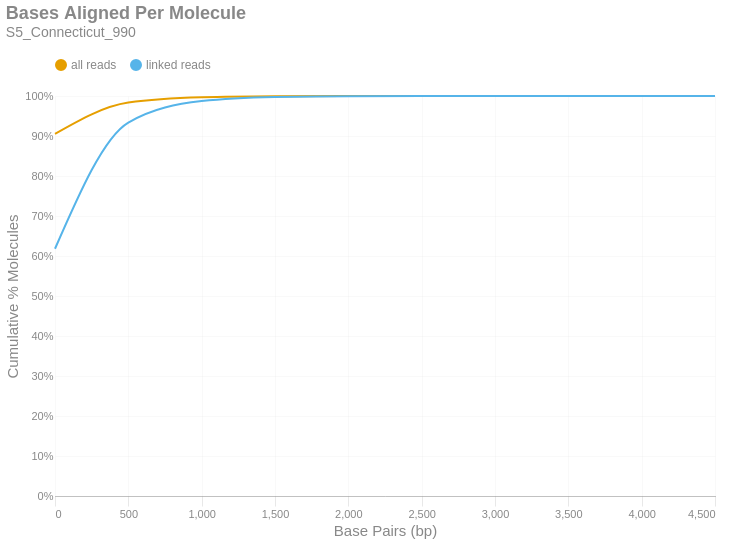

Here is the notebook cell this chart was saved with:
### Markdown cell above
### Bases Aligned Per Molecule
This is a cumulative frequency distribution showing the number of base pairs aligned per unique molecule. These data are shown in 500 bp bins. There are two distributions: one with `all reads` (yellow) and another with only `linked reads` (blue). The percent of molecules in the `linked reads` distribution is relative to the total number of linked molecules.

### Code cell
if SKIPLR:
    print_html(f"Skipped")
else:
    binned_df = consolidated_hist(valids['aligned_bp'], mask, 500, True)
    with SafeRender(binned_df):
        (
            density_plot(binned_df, 'Bases Aligned Per Molecule', samplename, 'basesper')
            .encode(
                x=alt.X('bin:Q', title="Base Pairs (bp)").axis(tickMinStep=500).scale(padding=0),
                y=alt.Y('value:Q', title='Cumulative % Molecules')
                    .axis(format='%')
                    .scale(domain = [0,1])
                    .stack(False),
                color=alt.Color("key:N").scale(domain = ["all reads", "linked reads"]),
                tooltip = [
                    alt.Tooltip("key:N", title = "Data Type"),
                    alt.Tooltip("range_label:N", title="Bases Aligned Per Molecule"),
                    alt.Tooltip("value:Q", format = ".2%", title="% Molecules (Cum.)")
                ]
            )
        ).display()

### Figure 1 — Vega-Lite specification as saved in the notebook (floating-point values rounded to 4 significant figures)
{"width": "container", "height": 400, "config": {"title": {"anchor": "start", "dy": -15, "fontSize": 18, "color": "#888888", "subtitleColor": "#888888", "subtitleFontSize": 14}, "arc": {"fill": "#0072B2"}, "axis": {"domainColor": "#888888", "domainWidth": 0.5, "gridWidth": 0.2, "grid": false, "titleFontWeight": 400, "titleFontSize": 15, "labelFontSize": 11, "labelColor": "#888888", "tickColor": "#888888", "tickWidth": 0.2, "titleColor": "#888888"}, "axisBand": {"grid": false}, "axisX": {"grid": true, "tickSize": 10, "domainCap": "round"}, "axisY": {"domain": false, "grid": true, "tickSize": 0, "domainCap": "round"}, "background": "transparent", "header": {"labelFontSize": 15, "labelColor": "#888888", "titleFontSize": 15, "titleFontWeight": 600, "titleColor": "#888888"}, "legend": {"labelFont": "sans-serif", "labelFontSize": 12, "labelColor": "#888888", "symbolSize": 100, "symbolType": "circle", "titleFontSize": 12, "titlePadding": 10, "titleColor": "#888888", "title": null, "orient": "top"}, "range": {"category": ["#E69F00", "#56B4E9", "#009E73", "#F0E442", "#0072B2", "#D55E00", "#CC79A7", "#000000"], "diverging": ["#cfe8f3", "#a2d4ec", "#73bfe2", "#46abdb", "#1696d2", "#12719e"]}, "area": {"fill": "#0072B2", "fillOpacity": 0.7, "line": true, "strokeOpacity": 0.7}, "line": {"color": "#0072B2", "stroke": "#0072B2", "strokeWidth": 2}, "trail": {"color": "#0072B2", "stroke": "#0072B2", "strokeWidth": 0, "size": 1}, "point": {"filled": true, "fillOpacity": 1.0, "size": 95}, "text": {"color": "#888888", "fontSize": 11, "align": "right", "fontWeight": 400, "size": 11}, "bar": {"fill": "#0072B2", "stroke": null}, "view": {"stroke": null, "continuousWidth": 660, "continuousHeight": 400}}, "data": {"name": "data-384715775b07c4370d53395eae78c892"}, "mark": {"type": "line", "interpolate": "monotone", "point": {"opacity": 0, "size": 275}}, "encoding": {"color": {"field": "key", "scale": {"domain": ["all reads", "linked reads"]}, "type": "nominal"}, "tooltip": [{"field": "key", "title": "Data Type", "type": "nominal"}, {"field": "range_label", "title": "Bases Aligned Per Molecule", "type": "nominal"}, {"field": "value", "format": ".2%", "title": "% Molecules (Cum.)", "type": "quantitative"}], "x": {"axis": {"tickMinStep": 500}, "field": "bin", "scale": {"padding": 0}, "title": "Base Pairs (bp)", "type": "quantitative"}, "y": {"axis": {"format": "%"}, "field": "value", "scale": {"domain": [0, 1]}, "stack": false, "title": "Cumulative % Molecules", "type": "quantitative"}}, "params": [{"name": "param_c36ac31b6afebe62", "select": {"type": "point", "fields": ["key"]}, "bind": "legend"}], "title": {"text": "Bases Aligned Per Molecule", "subtitle": "S5_Connecticut_990"}, "transform": [{"fold": ["all reads (cumsum)", "linked reads (cumsum)"]}, {"calculate": "replace(datum.key, ' (cumsum)', '')", "as": "key"}, {"filter": {"param": "param_c36ac31b6afebe62"}}], "usermeta": {"embedOptions": {"downloadFileName": "S5_Connecticut_990.basesper"}}, "$schema": "https://vega.github.io/schema/vega-lite/v6.1.0.json", "datasets": {"data-384715775b07c4370d53395eae78c892": [{"bin": "0.0", "interval": "0.0-500.0", "all reads": 0.9054, "linked reads": 0.6181, "all reads (cumsum)": 0.9054, "linked reads (cumsum)": 0.6181, "range_label": "0-499"}, {"bin": "500.0", "interval": "500.0-1000.0", "all reads": 0.07823, "linked reads": 0.3156, "all reads (cumsum)": 0.9836, "linked reads (cumsum)": 0.9337, "range_label": "500-999"}, {"bin": "1000.0", "interval": "1000.0-1500.0", "all reads": 0.01328, "linked reads": 0.05372, "all reads (cumsum)": 0.9969, "linked reads (cumsum)": 0.9874, "range_label": "1000-1499"}, {"bin": "1500.0", "interval": "1500.0-2000.0", "all reads": 0.002527, "linked reads": 0.01022, "all reads (cumsum)": 0.9994, "linked reads (cumsum)": 0.9977, "range_label": "1500-1999"}, {"bin": "2000.0", "interval": "2000.0-2500.0", "all reads": 0.0004515, "linked reads": 0.001826, "all reads (cumsum)": 0.9999, "linked reads (cumsum)": 0.9995, "range_label": "2000-2499"}, {"bin": "2500.0", "interval": "2500.0-3000.0", "all reads": 0.0001002, "linked reads": 0.0004054, "all reads (cumsum)": 1.0, "linked reads (cumsum)": 0.9999, "range_label": "2500-2999"}, {"bin": "3000.0", "interval": "3000.0-3500.0", "all reads": 2.07e-05, "linked reads": 8.372e-05, "all reads (cumsum)": 1.0, "linked reads (cumsum)": 1.0, "range_label": "3000-3499"}, {"bin": "3500.0", "interval": "3500.0-4000.0", "all reads": 4.902e-06, "linked reads": 1.983e-05, "all reads (cumsum)": 1.0, "linked reads (cumsum)": 1.0, "range_label": "3500-3999"}, {"bin": "4000.0", "interval": "4000.0-4500.0", "all reads": 1.089e-06, "linked reads": 4.406e-06, "all reads (cumsum)": 1.0, "linked reads (cumsum)": 1.0, "range_label": "4000-4499"}, {"bin": "4500.0", "interval": "4500.0-5000.0", "all reads": 5.446e-07, "linked reads": 2.203e-06, "all reads (cumsum)": 1.0, "linked reads (cumsum)": 1.0, "range_label": "4500-4999"}]}}
